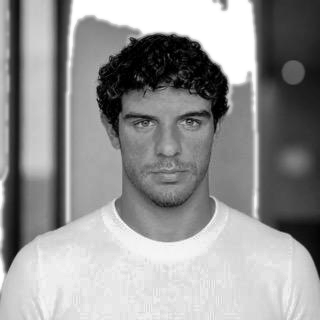
#> input picture data/portrait.png, 320 x 320 px, found by its file name
$ python make_ascii_svg.py
#> lines starting #> are read from the running program, lines starting #| are printed output that depends on the picture
"""Convert data/portrait.png into an animated ASCII-art SVG.

Each row of characters wipes in from left to right with a block cursor at
the edge; rows are staggered top-to-bottom and then freeze. Pure SVG/SMIL,
no JavaScript, so it animates inside GitHub's <img> sandbox.

Usage:
    python scripts/make_ascii_svg.py [input.png] [output.svg]
Env:
    COLS   number of character columns (default 90)
    STATIC set to 1 to skip the animation (useful for previews)
"""
import os
import sys
from pathlib import Path
from xml.sax.saxutils import escape

import numpy as np
from PIL import Image

SRC = Path(sys.argv[1]) if len(sys.argv) > 1 else Path("data/portrait.png")
OUT = Path(sys.argv[2]) if len(sys.argv) > 2 else Path("felipe-ascii.svg")

COLS = int(os.environ.get("COLS", "90"))
STATIC = os.environ.get("STATIC") == "1"

# Light to dark; leading space makes a white background vanish.
RAMP = " .`:-=+*cs#%@"

FONT_SIZE = 7.2            # px
CHAR_W = FONT_SIZE * 0.602  # advance width of Courier-like fonts
LINE_H = FONT_SIZE * 1.18
PAD = 8


def to_ascii(img: Image.Image, cols: int) -> list[str]:
    w, h = img.size
    rows = max(1, int(round(h / w * cols * (CHAR_W / LINE_H))))
    small = img.convert("L").resize((cols, rows), Image.LANCZOS)
    a = np.asarray(small, dtype=np.float32) / 255.0
    # brightness 1.0 (white) -> index 0 (space); black -> densest glyph
    idx = np.clip(((1.0 - a) * (len(RAMP) - 1)).round().astype(int), 0, len(RAMP) - 1)
    lines = ["".join(RAMP[i] for i in row) for row in idx]
    # Trim fully empty rows at top/bottom so the portrait is tight.
    while lines and not lines[0].strip():
        lines.pop(0)
    while lines and not lines[-1].strip():
        lines.pop()
    return lines


def build_svg(lines: list[str]) -> str:
    cols = max(len(l) for l in lines)
    width = int(cols * CHAR_W + PAD * 2)
    height = int(len(lines) * LINE_H + PAD * 2)
    row_dur = 0.9
    stagger = 0.045

    parts = [
        f'<svg xmlns="http://www.w3.org/2000/svg" width="{width}" height="{height}" '
        f'viewBox="0 0 {width} {height}">',
        "<style>",
        "text{font-family:'JetBrains Mono','Fira Code','SFMono-Regular',Consolas,'Courier New',monospace;"
        f"font-size:{FONT_SIZE}px;fill:#b8c0cc;white-space:pre;dominant-baseline:hanging}}",
        ".cur{fill:#39d353}",
        "@media (prefers-color-scheme:light){text{fill:#3b434d}.cur{fill:#1f883d}}",
        "</style>",
        "<defs>",
    ]
    if not STATIC:
        for i in range(len(lines)):
            begin = i * stagger
            parts.append(
                f'<clipPath id="c{i}"><rect x="0" y="{PAD + i * LINE_H - 1:.2f}" width="0" '
                f'height="{LINE_H + 2:.2f}">'
                f'<animate attributeName="width" from="0" to="{width}" dur="{row_dur}s" '
                f'begin="{begin:.3f}s" fill="freeze"/></rect></clipPath>'
            )
    parts.append("</defs>")

    for i, line in enumerate(lines):
        y = PAD + i * LINE_H
        clip = "" if STATIC else f' clip-path="url(#c{i})"'
        parts.append(
            f'<g{clip}><text x="{PAD}" y="{y:.2f}" xml:space="preserve">{escape(line)}</text></g>'
        )
        if not STATIC:
            begin = i * stagger
            parts.append(
                f'<rect class="cur" x="{PAD}" y="{y:.2f}" width="{CHAR_W:.2f}" height="{LINE_H - 1:.2f}" opacity="0">'
                f'<set attributeName="opacity" to="1" begin="{begin:.3f}s"/>'
                f'<animate attributeName="x" from="{PAD}" to="{PAD + cols * CHAR_W:.2f}" dur="{row_dur}s" '
                f'begin="{begin:.3f}s" fill="freeze"/>'
                f'<set attributeName="opacity" to="0" begin="{begin + row_dur:.3f}s" fill="freeze"/></rect>'
            )
    parts.append("</svg>")
    return "\n".join(parts)


def main() -> None:
    img = Image.open(SRC)
#> img is the input picture: PIL image 320x320 L; min 0, max 255, mean 148.2
    lines = to_ascii(img, COLS)
#> in to_ascii, `small = img.convert("L").resize((cols, rows), Image.LANCZOS)`:
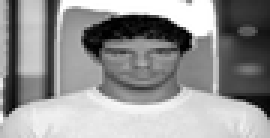
#> small: PIL image 90x46 L (shown 3 times larger); min 0, max 255, mean 148.1
#> in to_ascii, `idx = np.clip(((1.0 - a) * (len(RAMP) - 1)).round().astype(int), 0, le..`:
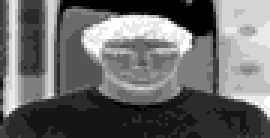
#> idx: shape (46, 90) int64 (shown 3 times larger); min 0, max 12, mean 5.04; drawn with min black and max white
#> after the loop in to_ascii, `while lines and not lines[0].strip():`: lines = 46 items
#> lines = 46 items
    OUT.write_text(build_svg(lines), encoding="utf-8")
#> in build_svg, `cols = max(len(l) for l in lines)`: cols = 90
#> in build_svg, `width = int(cols * CHAR_W + PAD * 2)`: width = 406
#> the loop in build_svg, `for i in range(len(lines)):` made 46 passes
#> begin on passes 1 to 12: 0, 0.045, 0.09, 0.135, 0.18, 0.225, 0.27, 0.315, 0.36, 0.405, 0.45, 0.495
#> after the loop in build_svg, `for i in range(len(lines)):`: parts = 53 items
#> the loop in build_svg, `for i, line in enumerate(lines):` made 46 passes
#> (y, clip, begin) on passes 1 to 12: (8, ' clip-path="url(#c0)"', 0), (16.5, ' clip-path="url(#c1)"', 0.045), (24.99, ' clip-path="url(#c2)"', 0.09), (33.49, ' clip-path="url(#c3)"', 0.135), (41.98, ' clip-path="url(#c4)"', 0.18), (50.48, ' clip-path="url(#c5)"', 0.225), (58.98, ' clip-path="url(#c6)"', 0.27), (67.47, ' clip-path="url(#c7)"', 0.315), (75.97, ' clip-path="url(#c8)"', 0.36), (84.46, ' clip-path="url(#c9)"', 0.405), (92.96, ' clip-path="url(#c10)"', 0.45), (101.5, ' clip-path="url(#c11)"', 0.495)
#> after the loop in build_svg, `for i, line in enumerate(lines):`: parts = 146 items
    print(f"wrote {OUT}: {len(lines)} rows x {COLS} cols")
#| wrote felipe-ascii.svg: 46 rows x 90 cols


if __name__ == "__main__":
    main()
